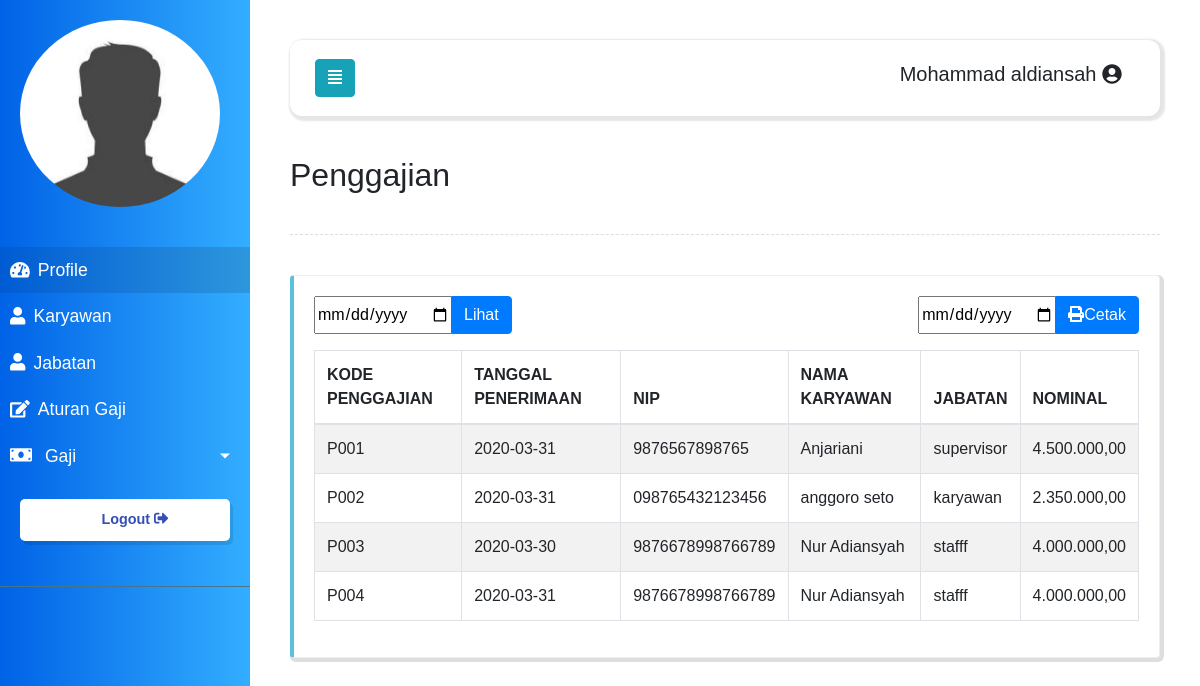
The page /index.php/gaji/laporan on the database its author committed.
### tables this page shows
CREATE TABLE `gaji` (
  `kode_penggajian` varchar(15) NOT NULL,
  `nip` varchar(20) NOT NULL,
  `nama_karyawan` varchar(55) NOT NULL,
  `tanggal_penerimaan` date NOT NULL,
  `nominal` int(11) NOT NULL
);

CREATE TABLE `karyawan` (
  `nip` varchar(20) NOT NULL,
  `nama` varchar(55) NOT NULL,
  `jenis_kelamin` enum('laki-laki','perempuan') NOT NULL,
  `tgl_lahir` date NOT NULL,
  `telp` varchar(15) NOT NULL,
  `email` varchar(55) NOT NULL,
  `alamat` text NOT NULL,
  `kode_jabatan` varchar(55) NOT NULL,
  `masa_kerja` varchar(55) NOT NULL
);

CREATE TABLE `jabatan` (
  `kode_jabatan` varchar(15) NOT NULL,
  `jabatan` varchar(55) NOT NULL,
  `standar_gaji` varchar(55) NOT NULL,
  `keterangan` varchar(55) NOT NULL
);

### application/helpers/std_helper.php (called while the page is built)
<?php
function view($view_path, $newdata = null)
{
    $CI = &get_instance();
    return $CI->load->view($view_path, $newdata);
}
function rupiah($angka){
	$hasil_rupiah = number_format($angka,2,',','.');
	return $hasil_rupiah;
}

### application/views/templates/content.php (called while the page is built, shortened)
<?php view($page, isset($content) ? $content : ''); ?>

### application/controllers/Gaji.php (called while the page is built, shortened)
<?php
class Gaji extends CI_Controller {
    public function laporan()
    {
        $data['title'] = 'Data gaji';
        $data['judul'] = 'Penggajian';
        $data['page'] = 'gaji/laporan';
        if ($this->input->post('cari')) {
			$data['gaji'] = $this->gaji->searchTanggal();
		} else {
            $data['gaji'] = $this->gaji->get();
        }
        view('templates/content', $data);
    }
}

### index.php (called while the page is built, shortened)
<?php
require_once BASEPATH.'core/CodeIgniter.php';

### application/models/Gaji_model.php (called while the page is built, shortened)
<?php
class Gaji_model extends CI_Model {
    public function get()
    {
        $this->db->join('karyawan', 'gaji.nip = karyawan.nip');
        $this->db->join('jabatan', 'karyawan.kode_jabatan = jabatan.kode_jabatan');
        $query = $this->db->get('gaji');
        if (count($query->result()) > 0) {
            return $query->result();
        }
    }
}

### application/views/gaji/laporan.php (the view, shortened to what this page needs)
<div class="line"></div>
      <section class="bd-callout bd-callout-info container">
        <div class="row">
            <div class="col">
                <form action="<?= base_url('gaji/laporan') ?>" method="post">
                    <div class="input-group mb-3">
                    <input type="date" name="cari" aria-label="Recipient's username" aria-describedby="basic-addon2">
                <div class="input-group-append">
                    <button type="submit" class="btn btn-primary" id="basic-addon2">Lihat</button>
                </div>
                </div>
                </form>
            </div>
            <div class="col justify-content-end d-flex">
                <form action="<?= base_url('gaji/cetak') ?>" method="post" target="_blank">
                    <div class="input-group mb-3">
                    <input type="date" name="cari" aria-label="Recipient's username" aria-describedby="basic-addon2">
                <div class="input-group-append">
                    <button type="submit" class="btn btn-primary" id="basic-addon2"><i class="fas fa-print"></i>Cetak</button>
                </div>
                </div>
                </form>
            </div>
        </div>
        <div class="table-responsive">
          <table class="table table-hover table-striped table-bordered">
            <thead>
              <tr>
                <th>KODE PENGGAJIAN</th>
                <th>TANGGAL PENERIMAAN</th>
                <th>NIP</th>
                <th>NAMA KARYAWAN</th>
                <th>JABATAN</th>
                <th>NOMINAL</th>
              </tr>
            </thead>
            <tbody>
            <?php foreach ($gaji as $g): ?>
              <tr>
                <td><?= $g->kode_penggajian ?></td>
                <td><?= $g->tanggal_penerimaan ?></td>
                <td><?= $g->nip ?></td>
                <td><?= $g->nama_karyawan ?></td>
                <td><?= $g->jabatan ?></td>
                <td><?= rupiah($g->nominal) ?></td>
              </tr>
            <?php endforeach; ?>
            </tbody>
          </table>
        </div>
      </section>

### assets/css/style_admin.css (style rules this page uses)
body { font-family: 'Poppins', sans-serif; background: #ffffff; }
.line { width: 100%; height: 1px; border-bottom: 1px dashed #ddd; margin: 40px 0; }
.bd-callout { background: white; padding: 1.25rem; margin-top: 1.25rem; margin-bottom: 1.25rem; border: 1px solid #eee; border-left-width: .25rem; border-radius: .25rem; box-shadow: 2px 2px 0px 2px rgba(65, 64, 64, 0.171); }
.bd-callout-info { border-left-color: #5bc0de; }

### rows shown on the page
gaji: kode_penggajian "P001", tanggal_penerimaan "2020-03-31", nip.nip "9876567898765", nama_karyawan "Anjariani", jabatan.jabatan "supervisor", nominal "4.500.000,00"
gaji: kode_penggajian "P002", tanggal_penerimaan "2020-03-31", nip.nip "098765432123456", nama_karyawan "anggoro seto", jabatan.jabatan "karyawan", nominal "2.350.000,00"
gaji: kode_penggajian "P003", tanggal_penerimaan "2020-03-30", nip.nip "9876678998766789", nama_karyawan "Nur Adiansyah", jabatan.jabatan "stafff", nominal "4.000.000,00"
gaji: kode_penggajian "P004", tanggal_penerimaan "2020-03-31", nip.nip "9876678998766789", nama_karyawan "Nur Adiansyah", jabatan.jabatan "stafff", nominal "4.000.000,00"

### other values the page prints
$judul "Penggajian"
